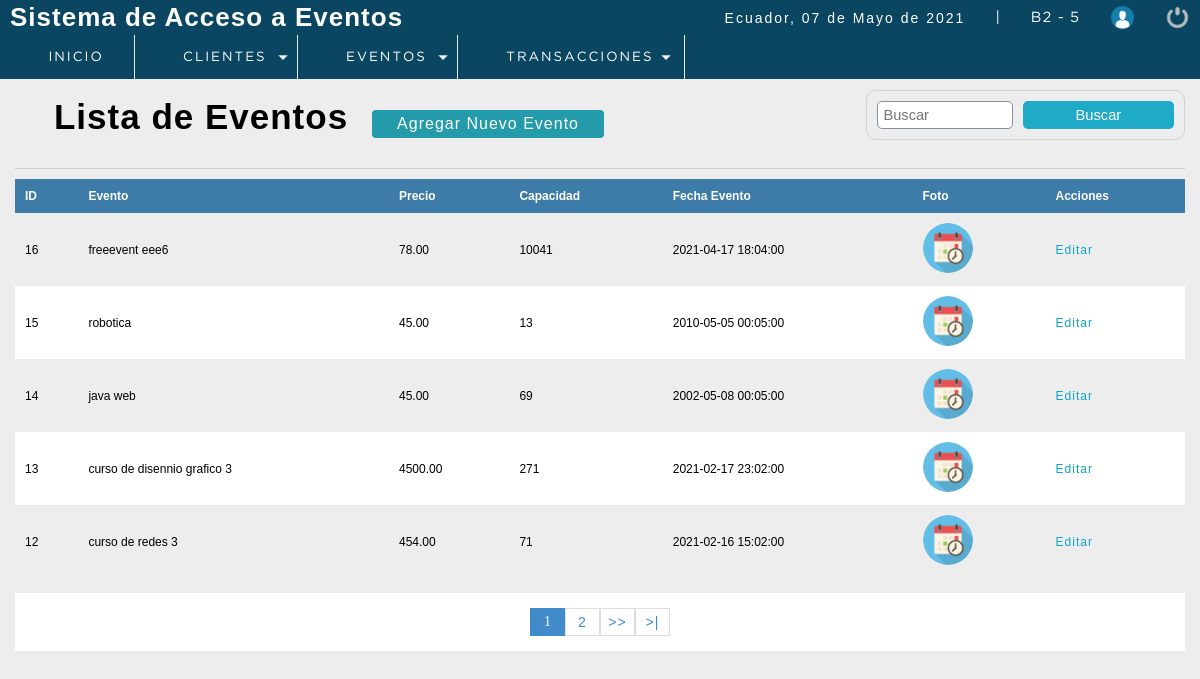
/P_seminarios/sistema/lista_eventos.php (signed in), run on the app's committed database.
### tables this page shows
CREATE TABLE `evento` (
  `codevento` int(11) NOT NULL,
  `descripcion` varchar(100) DEFAULT NULL,
  `precio` decimal(10,2) DEFAULT NULL,
  `capMax` int(11) DEFAULT NULL,
  `direccion` varchar(300) DEFAULT NULL,
  `foto` text DEFAULT NULL,
  `fecha_evento` datetime NOT NULL,
  `dateAdd` datetime NOT NULL DEFAULT current_timestamp(),
  `usuario_id` int(11) NOT NULL,
  `status` int(11) NOT NULL DEFAULT 1,
  `id_tipo_seminario` int(11) DEFAULT NULL
);

### P_seminarios/sistema/lista_eventos.php (the view, shortened to what this page needs)
<?php
 include "../conection.php";
?>
<!DOCTYPE html>
<html lang="en">
<head>
	<?php include "includes/scripts.php"?>
</head>
<body>
 <?php include "includes/header.php"?>
	<section id="container">
		<h1><i class="fas fa-list-alt"></i> Lista de Eventos</h1>
        <a href="registro_evento.php" class="btn_new">Agregar Nuevo Evento</a>
    <form action="buscar_evento.php" method="get" class="form_search">
        <input type="text" name="busqueda" id="busqueda" placeholder="Buscar">
        <input type="submit" value="Buscar" class="btn_search" >
    </form>
<hr>
        <table>
            <tr>
                <th>ID</th>
                <th>Evento</th>
                <th>Precio</th>
                <th>Capacidad</th>
                <th>Fecha Evento</th>
                <th>Foto</th>
                <th>Acciones</th>
            </tr>
            <?php
           $sql_registre = mysqli_query($conection,"SELECT COUNT(*) AS total_registro FROM evento WHERE status =1");
           $result_registre = mysqli_fetch_array($sql_registre);
           $total_resgistros = $result_registre['total_registro'];
           $por_pagina = 5;
           if (empty($_GET['pagina'])) {
               $pagina =1;
           }
           else {
               $pagina = $_GET['pagina'];
           }
           $desde = ($pagina - 1) * $por_pagina;
           $total_paginas = ceil($total_resgistros / $por_pagina);
           $query = mysqli_query($conection,"SELECT * FROM evento  WHERE status = 1
                                                                    ORDER BY codevento DESC LIMIT $desde, $por_pagina");
           $result = mysqli_num_rows($query);
           if ($result > 0) {
               while ($data = mysqli_fetch_array($query)) {
                if ($data['foto'] !='img_evento.png') {
                    $foto ='img/uploads/'.$data['foto'];
                }else {
                    $foto ='img/'.$data['foto'];
                }
           ?>
            <tr class="row<?php echo $data["codevento"];?>">
                <td><?php echo $data["codevento"];?></td>
                <td><?php echo $data["descripcion"];?></td>
                <td><?php echo $data["precio"];?></td>
                <td><?php echo $data["capMax"];?></td>
                <td><?php echo $data["fecha_evento"];?></td>
                <td class="img_evento"><img src="<?php echo $foto;?>" alt="<?php echo $data["descripcion"];?>"></td>
                <td>
                    <a class="link_edit" href="editar_evento.php?id=<?php echo $data["codevento"];?>">Editar</a>
                </td>
            </tr>
                <?php
               }
           }
            ?>
        </table>
        <div class="paginador">
                    <ul>
                    <?php
                    for ($i=1; $i <= $total_paginas; $i++) {
                        if ($i == $pagina) {
                            echo '<li class="pageSelected">'.$i.'</li>';
                        }
                        else {
                            echo '<li><a href="?pagina='.$i.'">'.$i.'</a></li>';
                        }
                    }
                    if ($pagina!=$total_paginas) {
                    ?>
                    <li><a href="?pagina=<?php echo $pagina+1;?>">>></a></li>
                    <li><a href="?pagina=<?php echo $total_paginas;?>">>|</a></li>
                        <?php
                            }
                        ?>
                    </ul>
                </div>
	</section>
</body>
</html>

### P_seminarios/sistema/css/style.css (style rules this page uses)
* { margin: 0; padding: 0; box-sizing: border-box; }
body { background: #ededed; }
h1, h2, h3, h4, h5, h6 { font-family: 'arial'; font-weight: bold; letter-spacing: 1px; }
h1 { font-size: 26px; }
a { text-decoration: none; font-family: arial; letter-spacing: 1px; }
#container { padding: 90px 15px 15px; }
hr { border: 0; background: #CCC; height: 1px; margin: 10px 0; display: block; }
form { border: 2px solid #78909C; border-radius: 2%; background: #FFF; margin: auto; padding: 20px 50px; border: 1px solid #d1d1d1; }
input,select { display: block; width: 100%; font-size: 11pt; padding: 5px; border: 1px solid #85929e; border-radius: 5px; }
#container h1 { font-size: 35px; display: inline-block; }
.btn_new { display: inline-block; background: #239baa; color: #FFF; padding: 5px 25px; border-radius: 4px; margin: 20px; }
table { border-collapse: collapse; font-size: 12px; font-family: 'arial'; width: 100%; }
table th { text-align: left; padding: 10px; background: #3d7ba8; color: #FFF; }
table tr:nth-child(odd) { background: #FFF; }
table td { padding: 10px; }
.link_edit { color: #0ca4ce; }
.paginador ul { padding: 15px; list-style: none; background: #FFF; margin-top: 15px; display: -webkit-flex; display: -moz-flex; display: -ms-flex; display: -o-flex; display: flex; justify-content: center; }
.paginador a, .pageSelected { color: #428bca; border: 1px solid #ddd; padding: 5px; display: inline-block; font-size: 14px; text-align: center; width: 35px; }
.pageSelected { color: #FFF; background: #428bca; border: 1px solid #428bca; }
.form_search { display: -webkit-flex; display: -moz-flex; display: -ms-flex; display: -o-flex; display: flex; float: right; background: initial; padding: 10px; border-radius: 10px; }
.form_search .btn_search { background: #1faac8; color: #FFF; padding: 0 20px; border: 0; cursor: pointer; margin-left: 10px; }
.img_evento img { width: 50px; height: auto; margin: auto; border-radius: 100%; }

### data on the page
evento: codevento "16", descripcion "freeevent eee6", precio "78.00", capMax "10041", fecha_evento "2021-04-17 18:04:00", foto (picture)
evento: codevento "15", descripcion "robotica", precio "45.00", capMax "13", fecha_evento "2010-05-05 00:05:00", foto (picture)
evento: codevento "14", descripcion "java web", precio "45.00", capMax "69", fecha_evento "2002-05-08 00:05:00", foto (picture)
evento: codevento "13", descripcion "curso de disennio grafico 3", precio "4500.00", capMax "271", fecha_evento "2021-02-17 23:02:00", foto (picture)
evento: codevento "12", descripcion "curso de redes 3", precio "454.00", capMax "71", fecha_evento "2021-02-16 15:02:00", foto (picture)

### other printed values
fechaC() "07 de Mayo de 2021"
$_SESSION['user'] "B2"
$_SESSION['rol'] "5"
